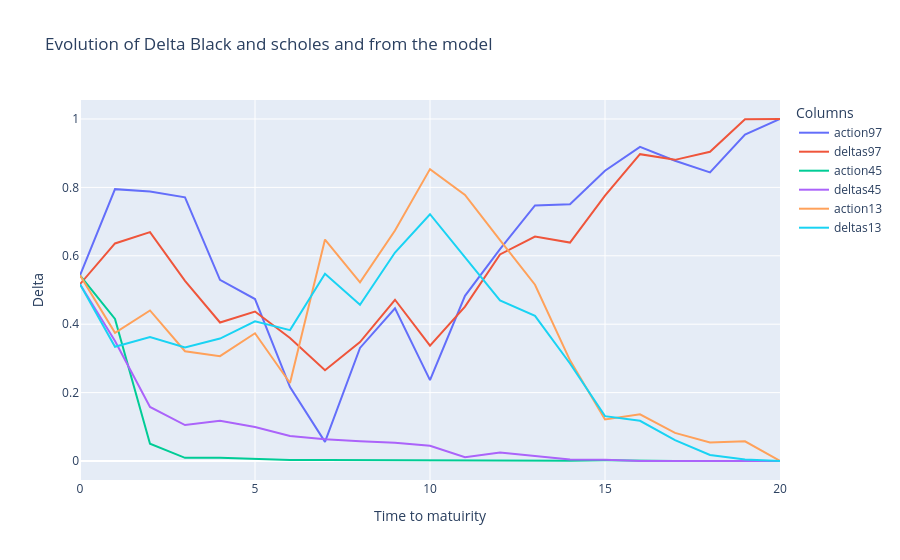

Notebook source saved alongside this figure:
### Code cell
fig = go.Figure()
# Add traces for each column
for column in actions.columns[values]:
    fig.add_trace(go.Scatter(x=actions.index, y=actions[column], mode='lines', name=f"action{column}"))
    fig.add_trace(go.Scatter(x=deltas.index, y=deltas[column], mode='lines', name=f"deltas{column}"))

# Update layout
fig.update_layout(
    title='Evolution of Delta Black and scholes and from the model',
    xaxis_title='Time to matuirity',
    yaxis_title='Delta',
    template='plotly',
    legend=dict(title='Columns'),
)

# Show the plot
fig.show()

### Figure 1 — Plotly figure (JSON) as saved in the notebook; plotly's stock layout.template omitted (floating-point values rounded to 4 significant figures)
{"data": [{"mode": "lines", "name": "action97", "type": "scatter", "x": [0, 1, 2, 3, 4, 5, 6, 7, 8, 9, 10, 11, 12, 13, 14, 15, 16, 17, 18, 19, 20], "y": [0.5428, 0.7949, 0.7881, 0.7709, 0.5295, 0.4736, 0.216, 0.05585, 0.3306, 0.4463, 0.2366, 0.483, 0.6196, 0.7473, 0.751, 0.8489, 0.9187, 0.8781, 0.844, 0.9547, 1]}, {"mode": "lines", "name": "deltas97", "type": "scatter", "x": [0, 1, 2, 3, 4, 5, 6, 7, 8, 9, 10, 11, 12, 13, 14, 15, 16, 17, 18, 19, 20], "y": [0.5169, 0.636, 0.6693, 0.5269, 0.405, 0.437, 0.3596, 0.2655, 0.3479, 0.4715, 0.3375, 0.4514, 0.6039, 0.6562, 0.6386, 0.7761, 0.8972, 0.8806, 0.904, 0.9991, 1]}, {"mode": "lines", "name": "action45", "type": "scatter", "x": [0, 1, 2, 3, 4, 5, 6, 7, 8, 9, 10, 11, 12, 13, 14, 15, 16, 17, 18, 19, 20], "y": [0.5428, 0.4154, 0.05063, 0.009213, 0.009698, 0.005436, 0.003249, 0.002893, 0.002423, 0.002085, 0.001718, 0.0004462, 0.001396, 0.001226, 0.0009201, 0.002067, 0.0003311, 0.0001234, 0.0001828, 0.0002058, 0]}, {"mode": "lines", "name": "deltas45", "type": "scatter", "x": [0, 1, 2, 3, 4, 5, 6, 7, 8, 9, 10, 11, 12, 13, 14, 15, 16, 17, 18, 19, 20], "y": [0.5169, 0.3506, 0.1582, 0.1051, 0.1178, 0.09912, 0.07318, 0.06387, 0.05777, 0.05346, 0.04443, 0.01094, 0.02483, 0.01485, 0.004365, 0.003646, 3.2e-05, 6.337e-08, 3.467e-10, 3.388e-18, 0]}, {"mode": "lines", "name": "action13", "type": "scatter", "x": [0, 1, 2, 3, 4, 5, 6, 7, 8, 9, 10, 11, 12, 13, 14, 15, 16, 17, 18, 19, 20], "y": [0.5428, 0.3749, 0.4402, 0.321, 0.3067, 0.3735, 0.2282, 0.6475, 0.5223, 0.6737, 0.8535, 0.7778, 0.6455, 0.5154, 0.2943, 0.1213, 0.1367, 0.08204, 0.05392, 0.05762, 0]}, {"mode": "lines", "name": "deltas13", "type": "scatter", "x": [0, 1, 2, 3, 4, 5, 6, 7, 8, 9, 10, 11, 12, 13, 14, 15, 16, 17, 18, 19, 20], "y": [0.5169, 0.3339, 0.3628, 0.3322, 0.3581, 0.4082, 0.3827, 0.5473, 0.4569, 0.6095, 0.7216, 0.5939, 0.4695, 0.4243, 0.2851, 0.1312, 0.1175, 0.06091, 0.01776, 0.004195, 0]}], "layout": {"legend": {"title": {"text": "Columns"}}, "title": {"text": "Evolution of Delta Black and scholes and from the model"}, "xaxis": {"title": {"text": "Time to matuirity"}}, "yaxis": {"title": {"text": "Delta"}}}}
